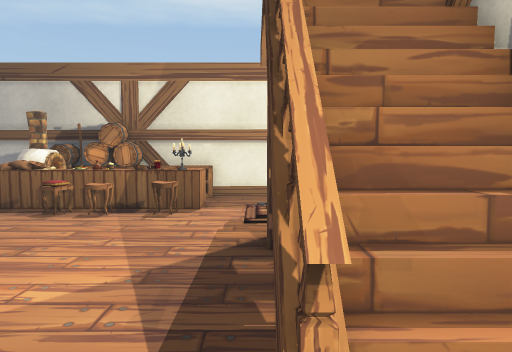
view 1 (above)

13 first-person views from a walk through a Unity game level. The camera is 1.4 m above the floor, tilts 4° down and sees 70° across. Doors are open. The floor is counted in squares, 1 m on a side. Each view is taken from the middle of a square. On the plan, view 1 faces up. The plan holds only what a view shows up to about 16 squares ahead; the rest is blank. Some animated figures are not drawn. Some surface patterns are stand-ins.

view 2
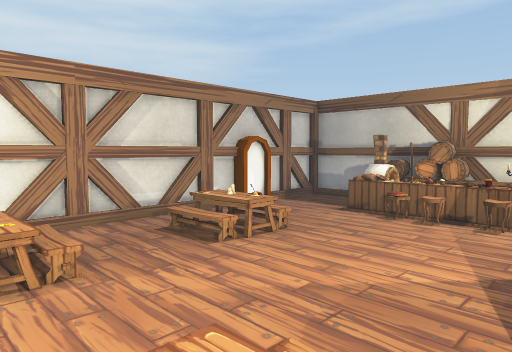

view 3
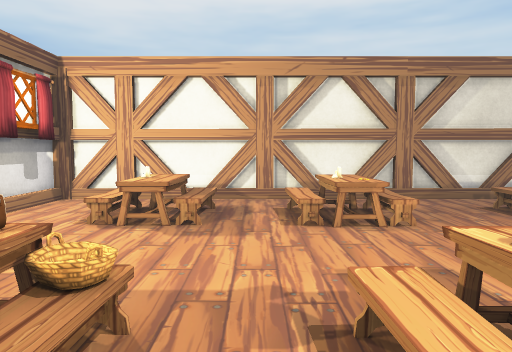

view 4
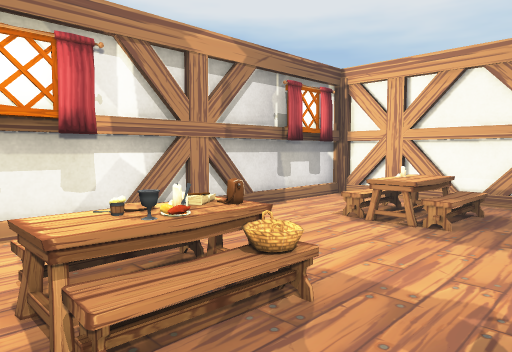

view 5
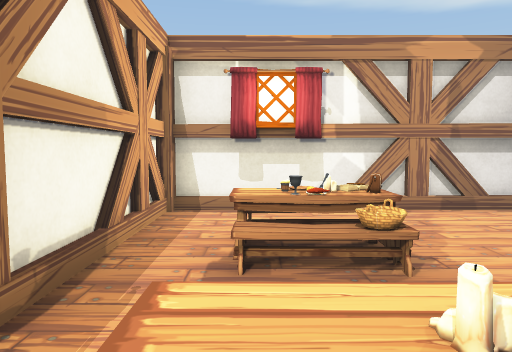

view 6
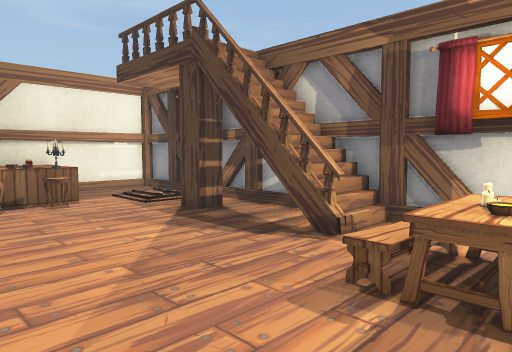

view 7
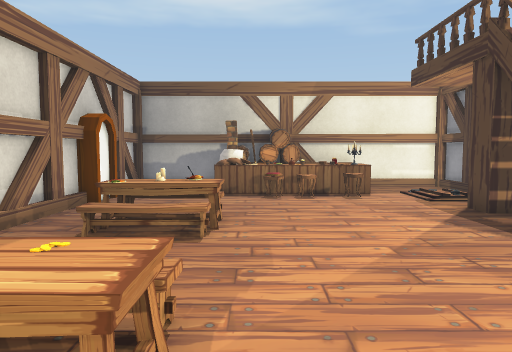

view 8
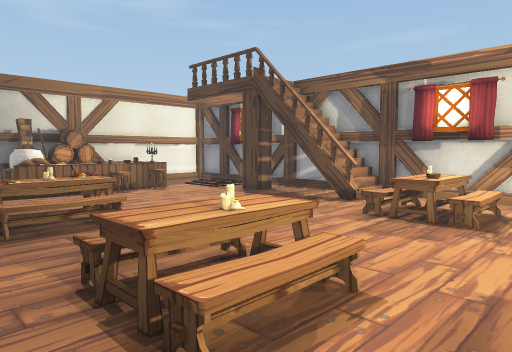

view 9
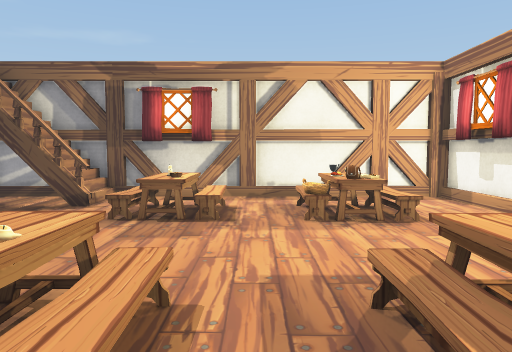

view 10
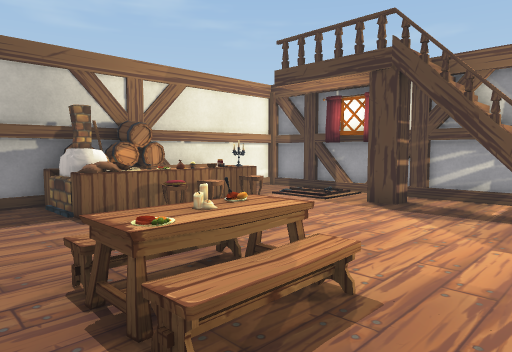

view 11
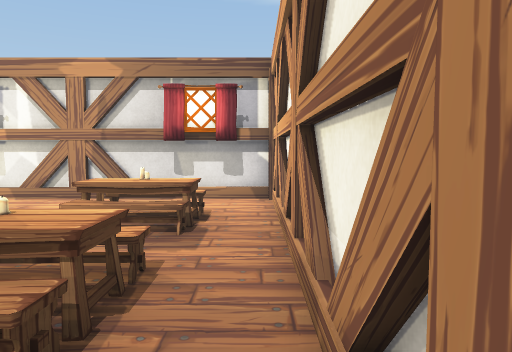

view 12
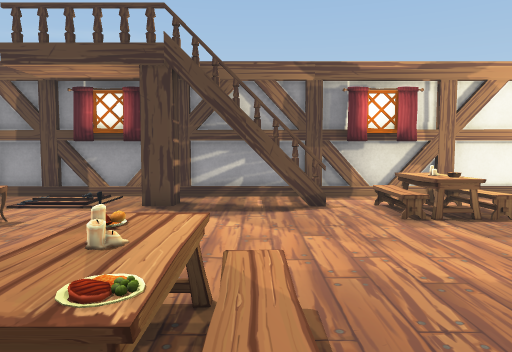

view 13
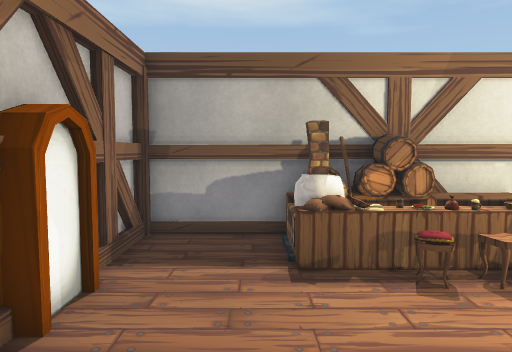

### Floor plan
Key: @ floor where view 1 was taken; # wall or solid block; . main floor; : floor 0.25 m higher than the main floor; + floor 0.5 m higher than the main floor; * floor 0.75 m higher than the main floor; / step, stairs or slope; D open door; ^ raised ledge; O other object.
Columns run from 10 left of view 1 to 2 right of it. Each row starts with its distance up from view 1.
 11 ####OOO#O####
 10 #...OOO.O...#
  9 #...OO OOO//#
  8 ##...OOOO..:#
  7 #D........./#
  6 #.........###
  5 #.///.....###
  4 #.//*.......#
  3 #.///.....O##
  2 #.........O^^
  1 #...........#
  0 #..//..../@.#
 -1 #.//O...//O.#
 -2 #.//+...///.#
 -3 #...........#
 -4 #.///...///.#
 -5 #.O/*...O/*.#
 -6 #.///...///.#
 -7 #...........#
 -8 #...........#
 -9 #############

Where each view was taken, in squares from view 1:
view 1: 0 up, 0 right, facing up
view 2: 2 down, 0 right, facing up-left
view 3: 3 down, 1 right, facing left
view 4: 2 down, 1 right, facing down-left
view 5: 0 up, 0 right, facing down
view 6: 2 down, 5 left, facing up-right
view 7: 3 down, 5 left, facing up
view 8: 4 down, 9 left, facing up-right
view 9: 3 down, 9 left, facing right
view 10: 1 up, 9 left, facing up-right
view 11: 2 up, 9 left, facing down
view 12: 3 up, 9 left, facing right
view 13: 3 up, 7 left, facing up
